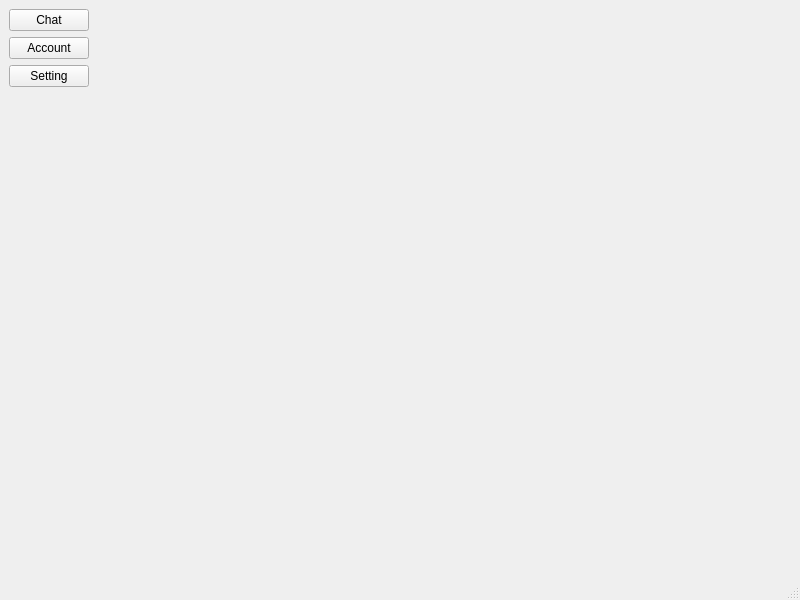
<?xml version="1.0" encoding="UTF-8"?>
<ui version="4.0">
 <class>Main</class>
 <widget class="QMainWindow" name="Main">
  <property name="geometry">
   <rect>
    <x>0</x>
    <y>0</y>
    <width>800</width>
    <height>600</height>
   </rect>
  </property>
  <property name="windowTitle">
   <string notr="true">MainWindow</string>
  </property>
  <widget class="QWidget" name="centralwidget">
   <layout class="QHBoxLayout" name="horizontalLayout" stretch="1,9">
    <item>
     <layout class="QVBoxLayout" name="verticalLayout">
      <item>
       <widget class="QPushButton" name="to_chat">
        <property name="text">
         <string notr="true">Chat</string>
        </property>
       </widget>
      </item>
      <item>
       <widget class="QPushButton" name="pushButton_3">
        <property name="text">
         <string notr="true">Account</string>
        </property>
       </widget>
      </item>
      <item>
       <widget class="QPushButton" name="to_setting">
        <property name="text">
         <string notr="true">Setting</string>
        </property>
       </widget>
      </item>
      <item>
       <spacer name="verticalSpacer">
        <property name="orientation">
         <enum>Qt::Vertical</enum>
        </property>
        <property name="sizeHint" stdset="0">
         <size>
          <width>20</width>
          <height>40</height>
         </size>
        </property>
       </spacer>
      </item>
     </layout>
    </item>
    <item>
     <widget class="QWidget" name="widget" native="true"/>
    </item>
   </layout>
  </widget>
  <widget class="QStatusBar" name="statusbar"/>
 </widget>
 <resources/>
 <connections/>
</ui>
